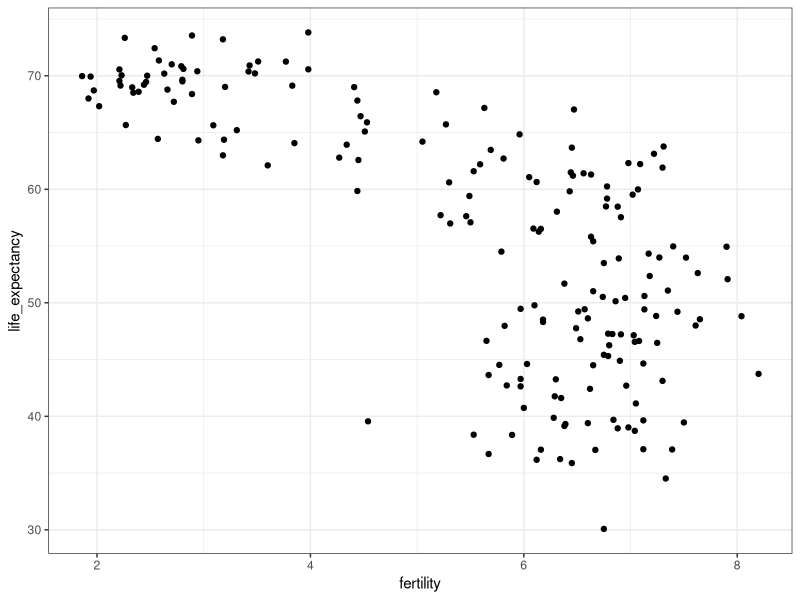
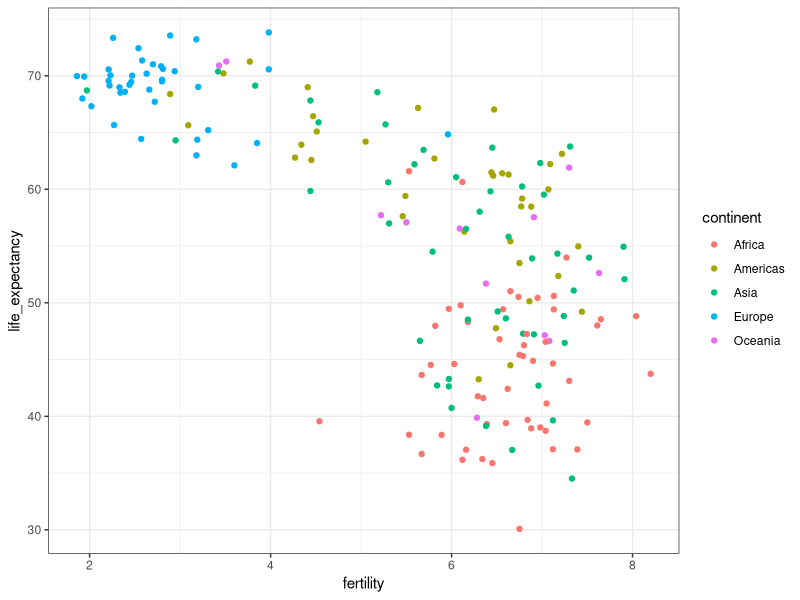
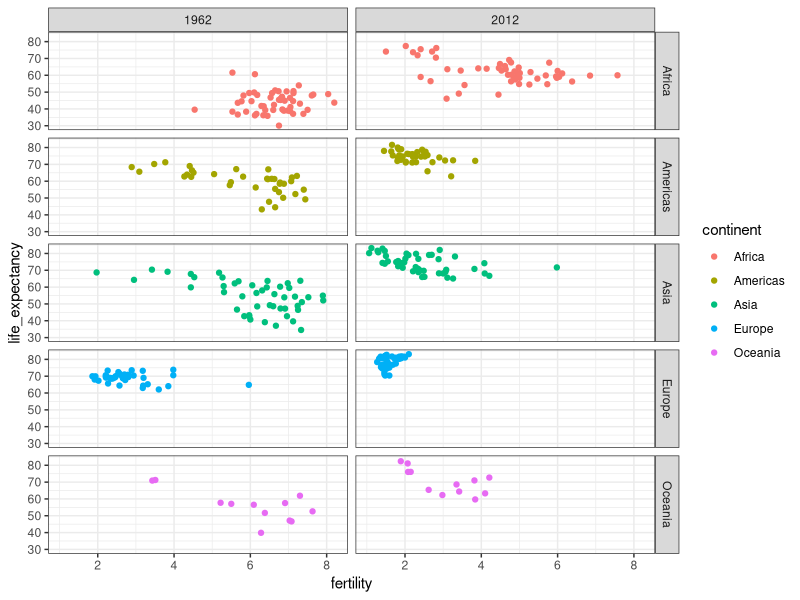
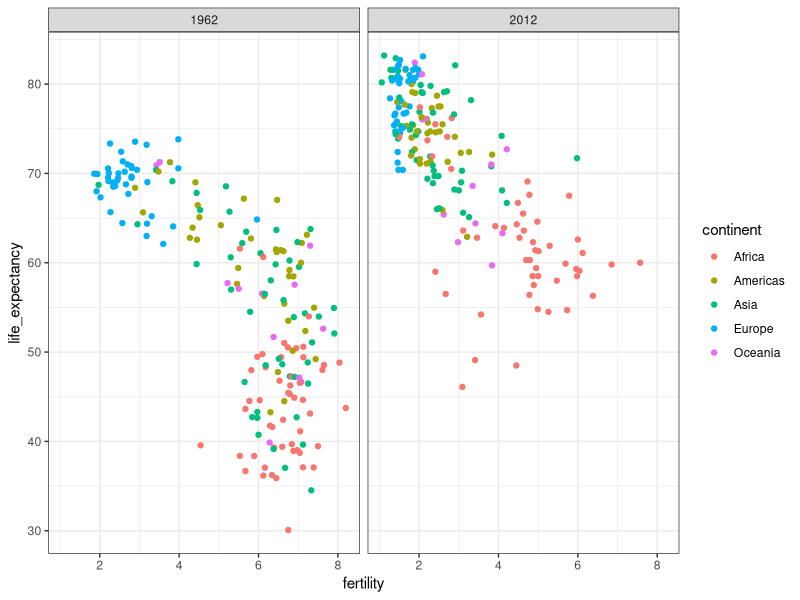
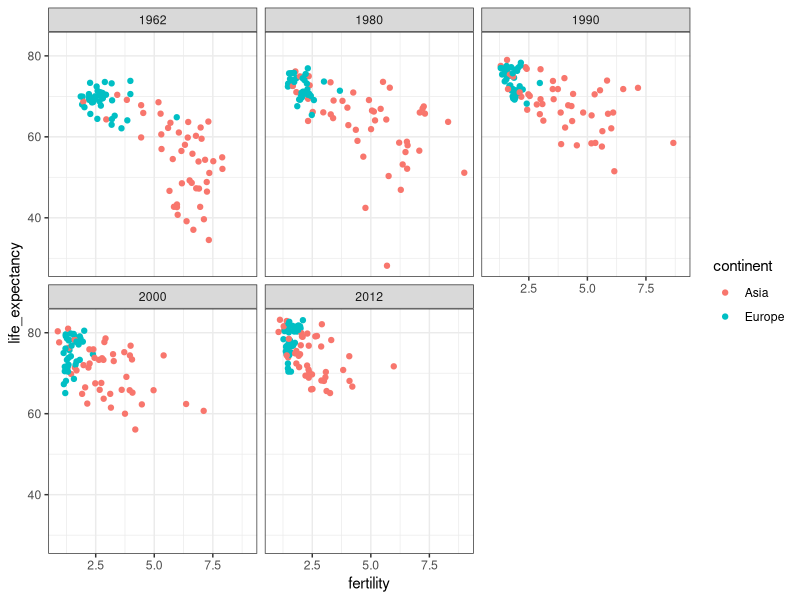
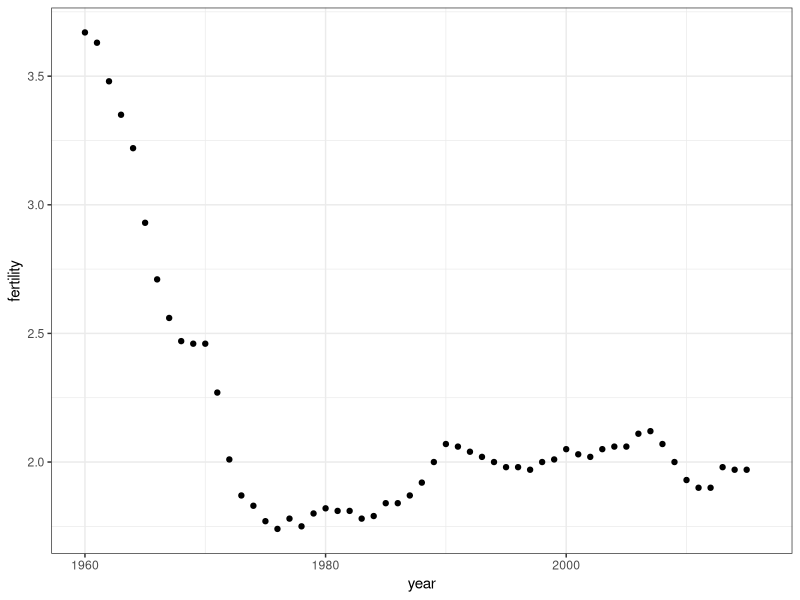
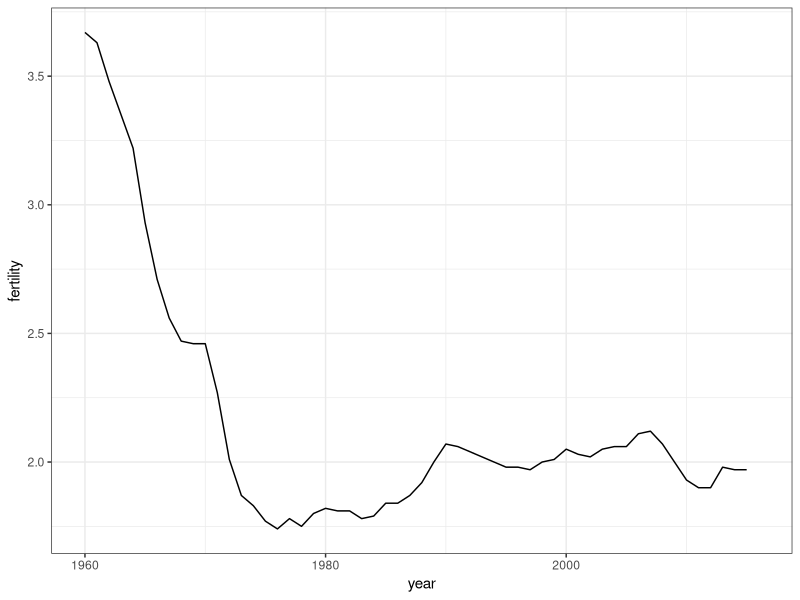
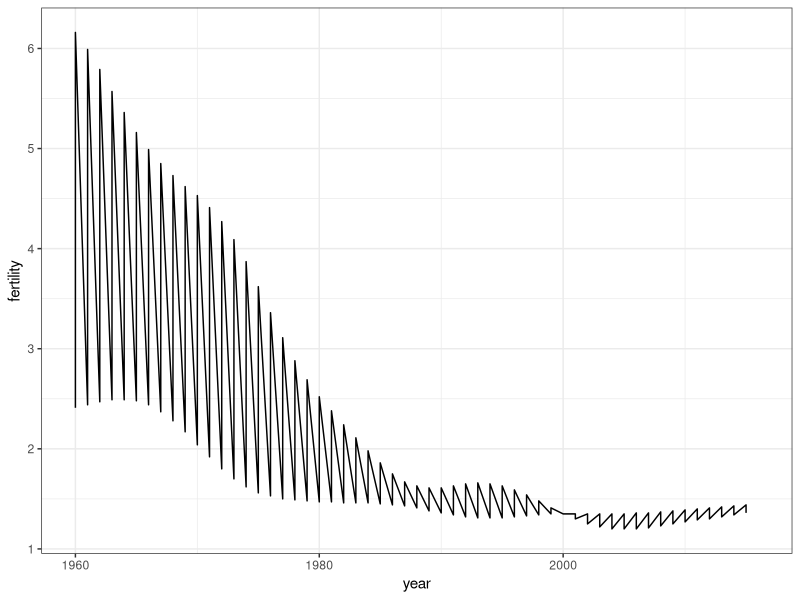

These figures' R source, in order:
# load and inspect gapminder data
library(tidyverse)
library(dslabs)
data(gapminder)
head(gapminder)

# compare infant mortality in Sri Lanka and Turkey
gapminder %>%
  filter(year == 2015 & country %in% c("Sri Lanka", "Turkey")) %>%
  select(country, infant_mortality)

# basic scatterplot of life expectancy versus fertility
ds_theme_set()    # set plot theme
filter(gapminder, year == 1962) %>%
  ggplot(aes(fertility, life_expectancy)) +
  geom_point()

# add color as continent
filter(gapminder, year == 1962) %>%
  ggplot(aes(fertility, life_expectancy, color = continent)) +
  geom_point()

# facet by continent and year
filter(gapminder, year %in% c(1962, 2012)) %>%
  ggplot(aes(fertility, life_expectancy, col = continent)) +
  geom_point() +
  facet_grid(continent ~ year)

# facet by year only
filter(gapminder, year %in% c(1962, 2012)) %>%
  ggplot(aes(fertility, life_expectancy, col = continent)) +
  geom_point() +
  facet_grid(. ~ year)

# facet by year, plots wrapped onto multiple rows
years <- c(1962, 1980, 1990, 2000, 2012)
continents <- c("Europe", "Asia")
gapminder %>%
  filter(year %in% years & continent %in% continents) %>%
  ggplot(aes(fertility, life_expectancy, col = continent)) +
  geom_point() +
  facet_wrap(~year)

# Code: Single time series

# scatterplot of US fertility by year
gapminder %>%
  filter(country == "United States") %>%
  ggplot(aes(year, fertility)) +
  geom_point()

# line plot of US fertility by year
gapminder %>%
  filter(country == "United States") %>%
  ggplot(aes(year, fertility)) +
  geom_line()

# Code: Multiple time series

# line plot fertility time series for two countries- only one line (incorrect)
countries <- c("South Korea", "Germany")
gapminder %>% filter(country %in% countries) %>%
  ggplot(aes(year, fertility)) +
  geom_line()

# line plot fertility time series for two countries - one line per country
gapminder %>% filter(country %in% countries) %>%
  ggplot(aes(year, fertility, group = country)) +
  geom_line()

# fertility time series for two countries - lines colored by country
gapminder %>% filter(country %in% countries) %>%
  ggplot(aes(year, fertility, col = country)) +
  geom_line()

# Code: Adding text labels to a plot

# life expectancy time series - lines colored by country and labeled, no legend
labels <- data.frame(country = countries, x = c(1975, 1965), y = c(60, 72))
gapminder %>% filter(country %in% countries) %>%
  ggplot(aes(year, life_expectancy, col = country)) +
  geom_line() +
  geom_text(data = labels, aes(x, y, label = country), size = 5) +
  theme(legend.position = "none")

# add dollars per day variable
gapminder <- gapminder %>%
  mutate(dollars_per_day = gdp/population/365)

# histogram of dollars per day
past_year <- 1970
gapminder %>%
  filter(year == past_year & !is.na(gdp)) %>%
  ggplot(aes(dollars_per_day)) +
  geom_histogram(binwidth = 1, color = "black")

# repeat histogram with log2 scaled data
gapminder %>%
  filter(year == past_year & !is.na(gdp)) %>%
  ggplot(aes(log2(dollars_per_day))) +
  geom_histogram(binwidth = 1, color = "black")

# repeat histogram with log2 scaled x-axis
gapminder %>%
  filter(year == past_year & !is.na(gdp)) %>%
  ggplot(aes(dollars_per_day)) +
  geom_histogram(binwidth = 1, color = "black") +
  scale_x_continuous(trans = "log2")

# Code: Boxplot of GDP by region

# add dollars per day variable
gapminder <- gapminder %>%
  mutate(dollars_per_day = gdp/population/365)

# number of regions
length(levels(gapminder$region))

# boxplot of GDP by region in 1970
past_year <- 1970
p <- gapminder %>%
  filter(year == past_year & !is.na(gdp)) %>%
  ggplot(aes(region, dollars_per_day))
p + geom_boxplot()

# rotate names on x-axis
p + geom_boxplot() +
  theme(axis.text.x = element_text(angle = 90, hjust = 1))

# Code: The reorder function

# by default, factor order is alphabetical
fac <- factor(c("Asia", "Asia", "West", "West", "West"))
levels(fac)

# reorder factor by the category means
value <- c(10, 11, 12, 6, 4)
fac <- reorder(fac, value, FUN = mean)
levels(fac)

# Code: Enhanced boxplot ordered by median income, scaled, and showing data

# reorder by median income and color by continent
p <- gapminder %>%
  filter(year == past_year & !is.na(gdp)) %>%
  mutate(region = reorder(region, dollars_per_day, FUN = median)) %>%    # reorder
  ggplot(aes(region, dollars_per_day, fill = continent)) +    # color by continent
  geom_boxplot() +
  theme(axis.text.x = element_text(angle = 90, hjust = 1)) +
  xlab("")
p

# log2 scale y-axis
p + scale_y_continuous(trans = "log2")

# add data points
p + scale_y_continuous(trans = "log2") + geom_point(show.legend = FALSE)

# add dollars per day variable and define past year
gapminder <- gapminder %>%
  mutate(dollars_per_day = gdp/population/365)
past_year <- 1970

# define Western countries
west <- c("Western Europe", "Northern Europe", "Southern Europe", "Northern America", "Australia and New Zealand")

# facet by West vs devloping
gapminder %>%
  filter(year == past_year & !is.na(gdp)) %>%
  mutate(group = ifelse(region %in% west, "West", "Developing")) %>%
  ggplot(aes(dollars_per_day)) +
  geom_histogram(binwidth = 1, color = "black") +
  scale_x_continuous(trans = "log2") +
  facet_grid(. ~ group)

# facet by West/developing and year
present_year <- 2010
gapminder %>%
  filter(year %in% c(past_year, present_year) & !is.na(gdp)) %>%
  mutate(group = ifelse(region %in% west, "West", "Developing")) %>%
  ggplot(aes(dollars_per_day)) +
  geom_histogram(binwidth = 1, color = "black") +
  scale_x_continuous(trans = "log2") +
  facet_grid(year ~ group)

# Code: Income distribution of West versus developing world, only countries with data 

# define countries that have data available in both years
country_list_1 <- gapminder %>%
  filter(year == past_year & !is.na(dollars_per_day)) %>% .$country
country_list_2 <- gapminder %>%
  filter(year == present_year & !is.na(dollars_per_day)) %>% .$country
country_list <- intersect(country_list_1, country_list_2)

# make histogram including only countries with data available in both years
gapminder %>%
  filter(year %in% c(past_year, present_year) & country %in% country_list) %>%    # keep only selected countries
  mutate(group = ifelse(region %in% west, "West", "Developing")) %>%
  ggplot(aes(dollars_per_day)) +
  geom_histogram(binwidth = 1, color = "black") +
  scale_x_continuous(trans = "log2") +
  facet_grid(year ~ group)

# Code: Boxplots of income in West versus developing world, 1970 and 2010

p <- gapminder %>%
  filter(year %in% c(past_year, present_year) & country %in% country_list) %>%
  mutate(region = reorder(region, dollars_per_day, FUN = median)) %>%
  ggplot() +
  theme(axis.text.x = element_text(angle = 90, hjust = 1)) +
  xlab("") + scale_y_continuous(trans = "log2")
p + geom_boxplot(aes(region, dollars_per_day, fill = continent)) +
  facet_grid(year ~ .)

# arrange matching boxplots next to each other, colored by year
p + geom_boxplot(aes(region, dollars_per_day, fill = factor(year)))

# Code: Faceted smooth density plots

# see the code below the previous video for variable definitions

# smooth density plots - area under each curve adds to 1
gapminder %>%
  filter(year == past_year & country %in% country_list) %>%
  mutate(group = ifelse(region %in% west, "West", "Developing")) %>% group_by(group) %>%
  summarize(n = n()) %>% knitr::kable()

# smooth density plots - variable counts on y-axis
p <- gapminder %>%
  filter(year == past_year & country %in% country_list) %>%
  mutate(group = ifelse(region %in% west, "West", "Developing")) %>%
  ggplot(aes(dollars_per_day, y = ..count.., fill = group)) +
  scale_x_continuous(trans = "log2")
p + geom_density(alpha = 0.2, bw = 0.75) + facet_grid(year ~ .)

# Code: Add new region groups with case_when

# add group as a factor, grouping regions
gapminder <- gapminder %>%
  mutate(group = case_when(
    .$region %in% west ~ "West",
    .$region %in% c("Eastern Asia", "South-Eastern Asia") ~ "East Asia",
    .$region %in% c("Caribbean", "Central America", "South America") ~ "Latin America",
    .$continent == "Africa" & .$region != "Northern Africa" ~ "Sub-Saharan Africa",
    TRUE ~ "Others"))

# reorder factor levels
gapminder <- gapminder %>%
  mutate(group = factor(group, levels = c("Others", "Latin America", "East Asia", "Sub-Saharan Africa", "West")))

# Code: Stacked density plot

# note you must redefine p with the new gapminder object first
p <- gapminder %>%
  filter(year %in% c(past_year, present_year) & country %in% country_list) %>%
  ggplot(aes(dollars_per_day, fill = group)) +
  scale_x_continuous(trans = "log2")

# stacked density plot
p + geom_density(alpha = 0.2, bw = 0.75, position = "stack") +
  facet_grid(year ~ .)

# Code: Weighted stacked density plot

# weighted stacked density plot
gapminder %>%
  filter(year %in% c(past_year, present_year) & country %in% country_list) %>%
  group_by(year) %>%
  mutate(weight = population/sum(population*2)) %>%
  ungroup() %>%
  ggplot(aes(dollars_per_day, fill = group, weight = weight)) +
  scale_x_continuous(trans = "log2") +
  geom_density(alpha = 0.2, bw = 0.75, position = "stack") + facet_grid(year ~ .)
